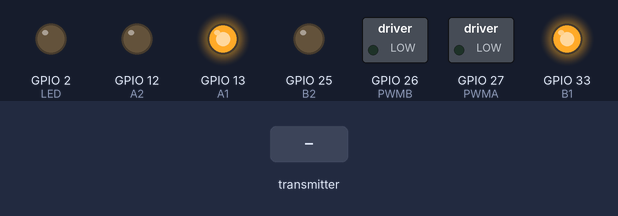
The sketch below on a simulated ESP32. On the bench: switched loads named in the sketch (green lamp = pin HIGH), output pins drawn as LEDs (lit = HIGH). The test bench sets the inputs (shaded band). What the sketch prints to the serial monitor is not drawn.

Above: at 1.2 s.
1.3 s: the transmitter starts sending rightSpd = 1024
At 1.8 s:
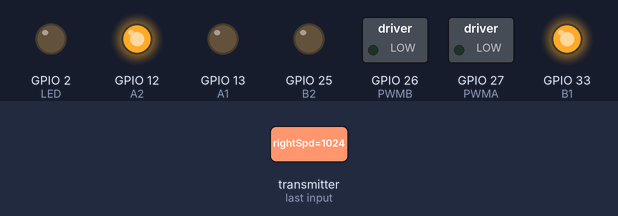
2.8 s: the transmitter starts sending leftSpd = 1024
At 3.1 s:
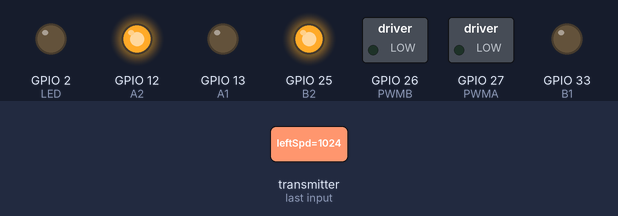
4.3 s: the transmitter starts sending val = 1024
At 5.2 s:
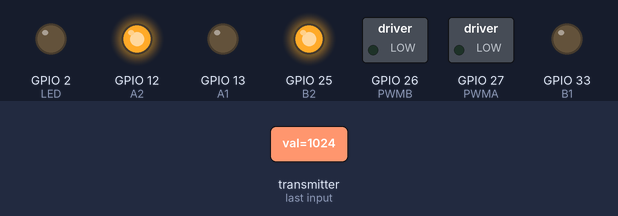
5.8 s: the transmitter starts sending rightSpd = 0
At 6.9 s:
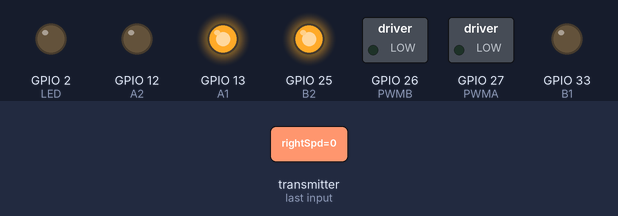
7.3 s: the transmitter starts sending val = 0
At 8.3 s:
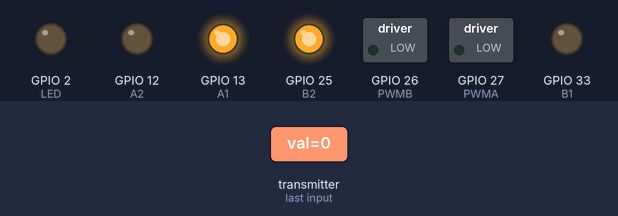
8.8 s: the transmitter starts sending rightSpd = 2048
At 10.0 s:
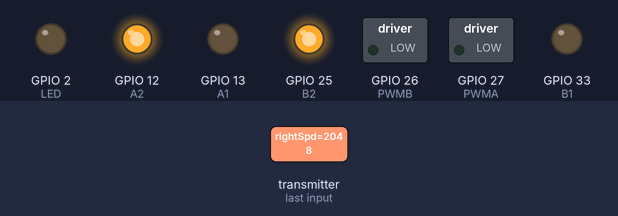
Timing chart, 0 to 11.3 s (numbered marks = the images above; inputs shaded):
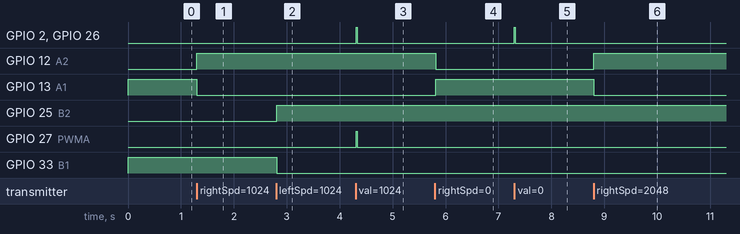

The sketch:

Doente_N20_Receiver.ino
```cpp
#include <esp_now.h>
#include <WiFi.h>

//Locomocão
#define PWMA 27
#define PWMB 26
#define A1  13
#define A2  12
#define B2  25
#define B1  33

#define LED 2

/*
 *Pode ser que entre a linha 105 e 123 haja alguma confusão nas portas
 *do PWM. Caso o sentido de rotação esteja diferindo nos testes, essa
 *é uma possível causa, mas basta consertar no código.
 */


int SpdRight = 0;
int SpdLeft = 0;

int lastVal = 0;

//Estrutura damensagem que será enviada
//DEVE SER A MESMA ESTRUTURA NO EMISSOR
typedef struct struct_message {
  int rightSpd;   //recebe o valor da velocidade da direita
  int leftSpd;  //recebe o valor da velocidade da esquerda
  String Dir; //recebe o valor da direção
  int val;
} struct_message;


struct_message myData;    //Cria um objeto chamado myData

//Função de callback chamada ao receber algum dado
void OnDataRecv(const uint8_t * mac, const uint8_t *incomingData, int len) {
  memcpy(&myData, incomingData, sizeof(myData));
  Serial.print("Bytes received: ");
  Serial.print(len);
  Serial.print("\t");
  Serial.print("VD: ");
  Serial.print(myData.rightSpd);
  Serial.print("\t");
  Serial.print("VE: ");
  Serial.print(myData.leftSpd);
  Serial.print("\t");
}

void setup() {
  // Inicia o monitor Serial
  Serial.begin(115200);

  pinMode(LED, OUTPUT);

  ledcAttachPin(PWMA,5);
  ledcAttachPin(PWMB,6);


  ledcSetup(5, 80000, 8);
  ledcSetup(6, 80000, 8);

  pinMode(A1, OUTPUT);
  pinMode(A2, OUTPUT);
  pinMode(B1, OUTPUT);
  pinMode(B2, OUTPUT);
  digitalWrite(A1, 0);
  digitalWrite(A2, 0);
  digitalWrite(B1, 0);
  digitalWrite(B2, 0);

  // Configura o ESP32 como um Wi-Fi Station
  WiFi.mode(WIFI_STA);

  // Inicia o ESP-NOW
  if (esp_now_init() != ESP_OK) {
    Serial.println("Error initializing ESP-NOW");
    ESP.restart();
    return;
  }

  //Configura a função de callback que será chamada ao enviar algum dado
  esp_now_register_recv_cb(OnDataRecv);
}

void loop() {

  if (myData.val == lastVal){
    SpdRight = map(0, -100, 100, -255, 255);
    SpdLeft = map(0, -100, 100, -255, 255);
    digitalWrite(LED, LOW);
  }else{
    SpdRight = map(myData.rightSpd, -100, 100, -255, 255);   // Realiza a conversão para valores entre 0 e 180 para o motor da direita
    SpdLeft = map(myData.leftSpd, -100, 100, -255, 255); // Realiza a conversão para valores entre 0 e 180 para o motor da esquerda
    digitalWrite(LED, HIGH);
  }

  lastVal = myData.val;

  if(myData.rightSpd > 0){
    digitalWrite(A1,0);
    digitalWrite(A2,1);
  }
  else{
    digitalWrite(A1,1);
    digitalWrite(A2,0);
  }
  ledcWrite(5, abs(SpdRight));

  if(myData.leftSpd > 0){
    digitalWrite(B1,0);
    digitalWrite(B2,1);
  }
  else{
    digitalWrite(B1,1);
    digitalWrite(B2,0);
  }
  ledcWrite(6, abs(SpdLeft));


 /* Serial.print("SpdRight: ");
  Serial.print(SpdRight);
  Serial.print("\t");
  Serial.print("SpdLeft: ");
  Serial.println(SpdLeft); */
  delay(20);
}
```

Measured:
- after the input at 1.3 s, GPIO 12 (A2): LOW → HIGH at once; GPIO 13 (A1): HIGH → LOW at once
- after the input at 2.8 s, GPIO 25 (B2): LOW → HIGH at once; GPIO 33 (B1): HIGH → LOW at once
- after the input at 4.3 s, GPIO 2 (LED), GPIO 26 (PWMB), GPIO 27 (PWMA): LOW → HIGH at once, → LOW 0.02 s later
- after the input at 5.8 s, GPIO 12 (A2): HIGH → LOW at once; GPIO 13 (A1): LOW → HIGH at once
- after the input at 7.3 s, GPIO 2 (LED), GPIO 26 (PWMB): LOW → HIGH at once, → LOW 0.02 s later
- after the input at 8.8 s, GPIO 12 (A2): LOW → HIGH at once; GPIO 13 (A1): HIGH → LOW at once
